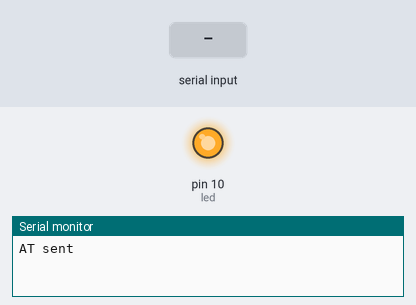
Bench run of a sketch on a simulated Arduino Uno, built with avr-gcc and run on an emulated ATmega328P. Shown: output pins drawn as LEDs (lit = HIGH), the last lines printed to the serial monitor. The test bench sets the inputs (shaded band).

Above: at 6.1 s.
6.2 s: "y" received over the second serial link
At 7.1 s:
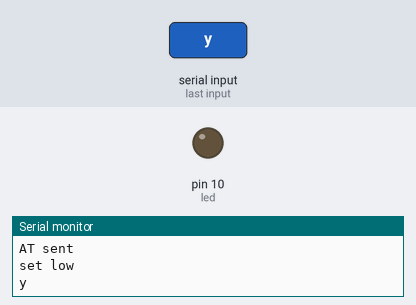
10.7 s: "x" received over the second serial link
At 11.7 s:
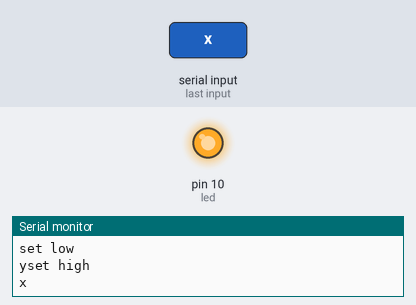
Timing chart, 0 to 13.2 s (numbered marks = the images above; inputs shaded):
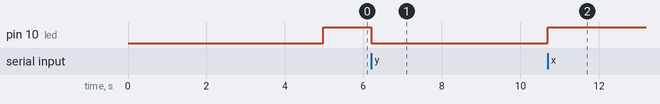

The sketch:

Bluetooth_Sketch_mar24a.ino
```cpp
#include <SoftwareSerial.h>

  int led         = 10;
  int bluetoothTx = 8;
  int bluetoothRx = 9;
  SoftwareSerial bluetooth(bluetoothTx, bluetoothRx);
  long int baudrate[8] = {4800,9600,14400,19200,28800,38400,57600,115200};
  int i = 1;

void setup() {
  Serial.begin(9600);
  bluetooth.begin(9600);
  while(!Serial){}

  Serial.write("AT sent");
  delay(500);
  bluetooth.write("AT+NAME?");
  delay(500);
  while (bluetooth.available()) {
     Serial.write(bluetooth.read());
   }
  delay(100);
  Serial.println("");

  bluetooth.write("AT+POWE3");
  delay(500);
  while(bluetooth.available())
  {
    Serial.write(bluetooth.read());
  }
  delay(100);
  Serial.println("");

  delay(500);
  bluetooth.write("AT+CHAR?");
  delay(500);
  while (bluetooth.available()) {
     Serial.write(bluetooth.read());
   }
  delay(100);
  Serial.println("");

  delay(500);
  bluetooth.write("AT+NAMESmartSwimGoggles"); //Check Status
  delay(500);
  while (bluetooth.available()) {
      Serial.write((char)bluetooth.read());

    }

  Serial.println("");
  bluetooth.write("AT+CHAR0x2901"); //add charicteristic
  delay(500);
  while (bluetooth.available()) {
      Serial.write(bluetooth.read());

    }
  Serial.println("");
  bluetooth.write("AT+RELI0");
  delay(500);
  while (bluetooth.available()) {
      Serial.write(bluetooth.read());
    }
  Serial.println("");
  bluetooth.write("AT+SHOW1");
  delay(100);
  while (bluetooth.available()) {
      Serial.write(bluetooth.read());

    }
  Serial.println("");

  pinMode(led,OUTPUT);
  digitalWrite(led,HIGH);
}

void testAllBaudRates(){
  for(int j=0; j<8; j++)
   {
      bluetooth.begin(baudrate[j]);
      delay(100);
      Serial.println("boud rate " + String(baudrate[j],DEC) +" i-> "+String(j,DEC));
     // Serial.println("");
      bluetooth.write("AT");
      delay(500);
      while (bluetooth.available()) {
        Serial.write(bluetooth.read());
        Serial.println();
       }
       delay(100);
   }
}

// and now a few blinks of the  LED,
// so that we know the program is running

void loop()
{
  //Read from bluetooth and write to usb serial
  while(bluetooth.available())
  {
    char toSend = (char)bluetooth.read();
    if(toSend == 'x'){
       digitalWrite(led,HIGH);
       Serial.println("set high");
       bluetooth.write("RXOK");
    }else if(toSend == 'y'){
      digitalWrite(led,LOW);
      Serial.println("set low");
      bluetooth.write("RXOK");
    }
    Serial.print(toSend);

  }

  //Read from usb serial to bluetooth
  while(Serial.available())
  {
    char toSend = (char)Serial.read();
    bluetooth.write(toSend);
    Serial.print(toSend);
  }
}
```

Measured:
- after the input at 6.2 s, pin 10 (led): HIGH → LOW at once
- after the input at 10.7 s, pin 10 (led): LOW → HIGH at once
